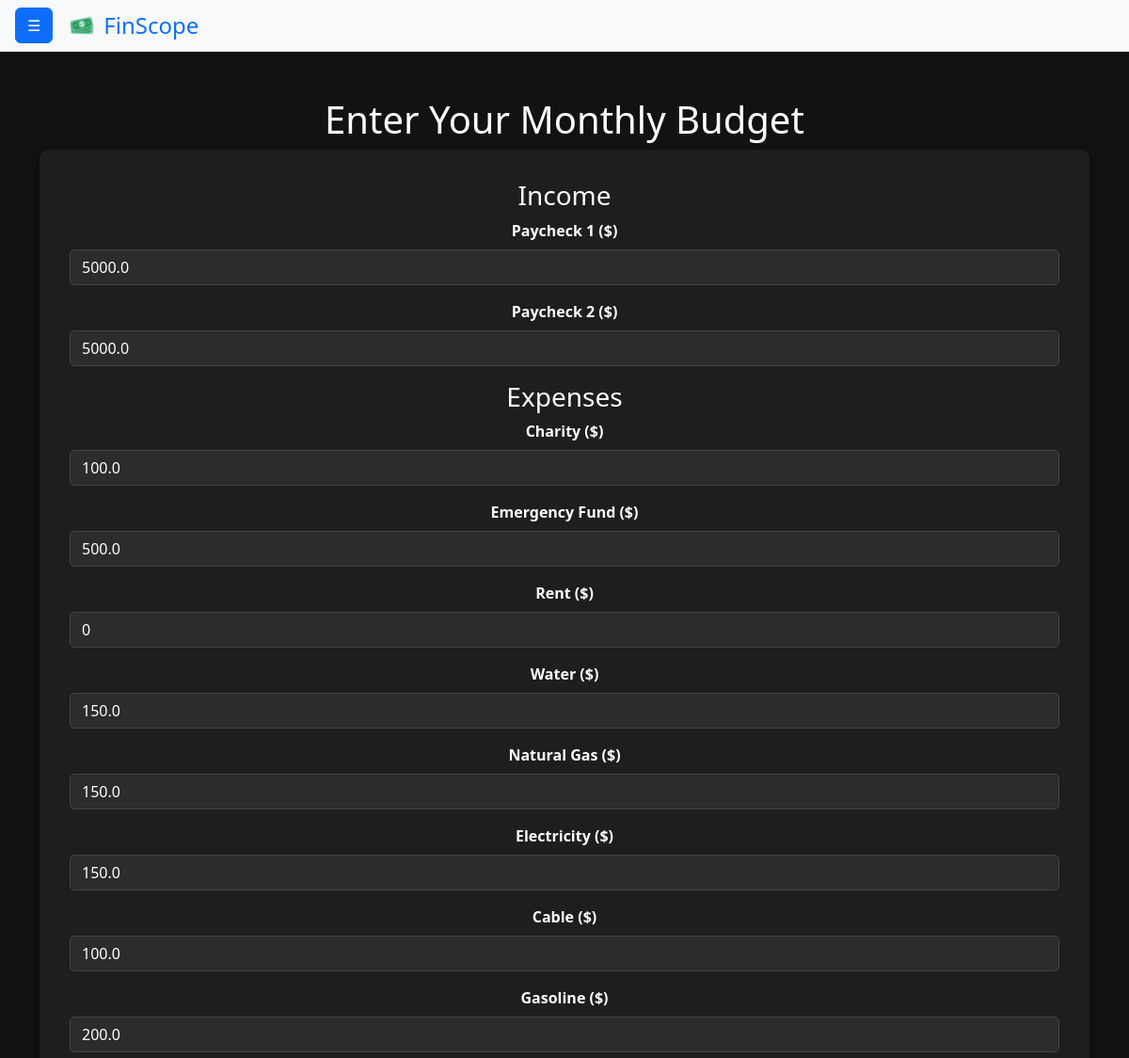
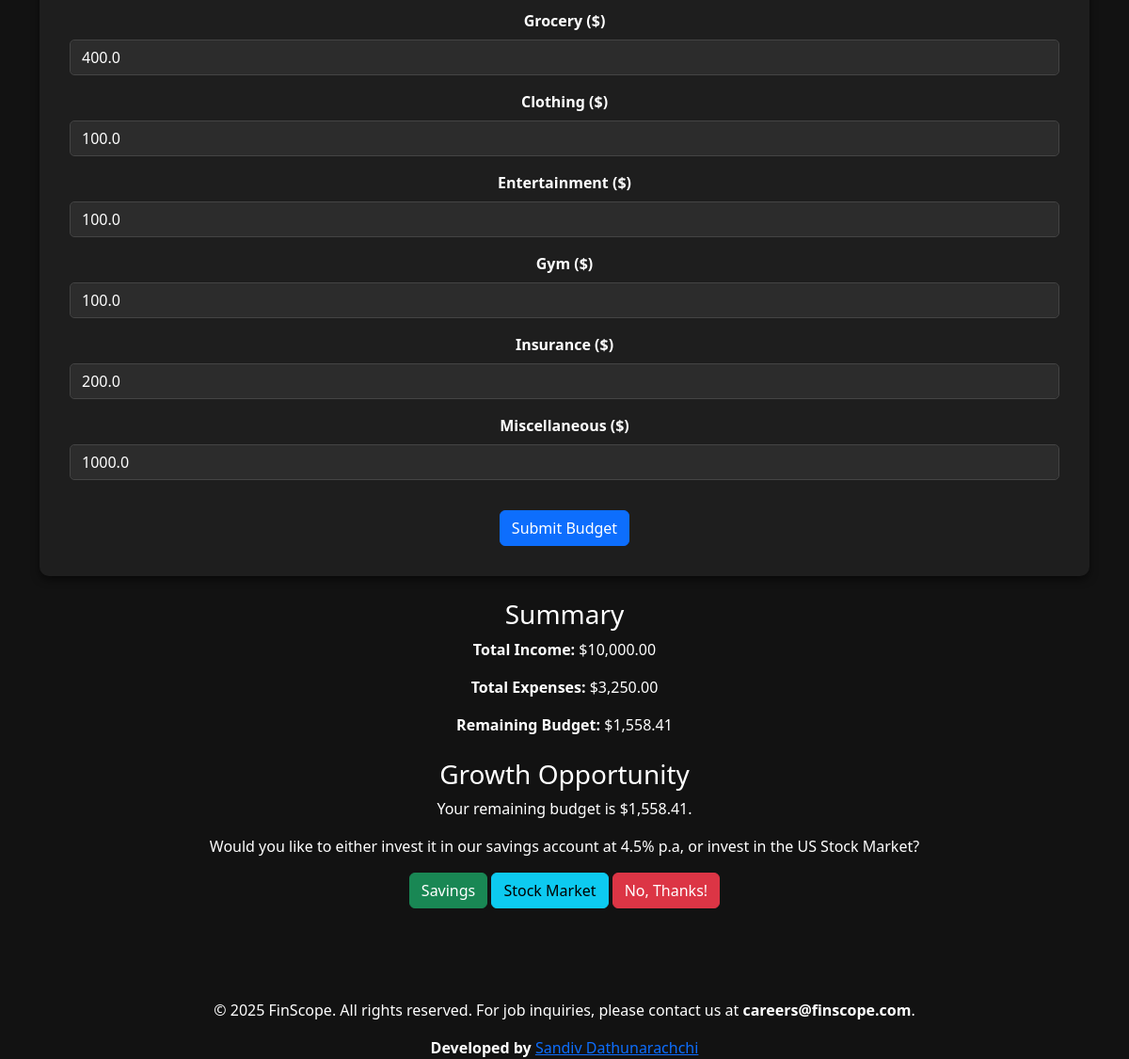
The page /budget (signed in) on the database its author committed (2 pictures, top to bottom).
### tables this page shows
CREATE TABLE budgets (
    id INTEGER PRIMARY KEY AUTOINCREMENT,
    user_id INTEGER NOT NULL UNIQUE,
    paycheck1 REAL DEFAULT 0.0,
    paycheck2 REAL DEFAULT 0.0,
    charity REAL DEFAULT 0.0,
    emerFund REAL DEFAULT 0.0,
    rent REAL DEFAULT 0.0,
    water REAL DEFAULT 0.0,
    natgas REAL DEFAULT 0.0,
    electric REAL DEFAULT 0.0,
    cable REAL DEFAULT 0.0,
    gasoline REAL DEFAULT 0.0,
    grocery REAL DEFAULT 0.0,
    cloth REAL DEFAULT 0.0,
    entertain REAL DEFAULT 0.0,
    gym REAL DEFAULT 0.0,
    insurance REAL DEFAULT 0.0,
    miscellaneous REAL DEFAULT 0.0,
    total_expenses REAL DEFAULT 0.0,
    remaining_budget REAL DEFAULT 0.0,
    FOREIGN KEY (user_id) REFERENCES users (id)
);

### app.py (the view)
@app.route("/budget", methods=["GET", "POST"])
@login_required
def budget():
    if request.method == "POST":
        paycheck1 = float(request.form.get("paycheck1", 0) or 0)
        paycheck2 = float(request.form.get("paycheck2", 0) or 0)
        charity = float(request.form.get("charity", 0) or 0)
        emerFund = float(request.form.get("emerFund", 0) or 0)
        rent = float(request.form.get("rent", 0) or 0)
        water = float(request.form.get("water", 0) or 0)
        natgas = float(request.form.get("natgas", 0) or 0)
        electric = float(request.form.get("electric", 0) or 0)
        cable = float(request.form.get("cable", 0) or 0)
        gasoline = float(request.form.get("gasoline", 0) or 0)
        grocery = float(request.form.get("grocery", 0) or 0)
        cloth = float(request.form.get("cloth", 0) or 0)
        entertain = float(request.form.get("entertain", 0) or 0)
        gym = float(request.form.get("gym", 0) or 0)
        insurance = float(request.form.get("insurance", 0) or 0)
        miscellaneous = float(request.form.get("miscellaneous", 0) or 0)
        total_expenses = sum([charity, emerFund, rent, water, natgas, electric, cable,
                             gasoline, grocery, cloth, entertain, gym, insurance, miscellaneous])
        total_income = paycheck1 + paycheck2
        remaining_budget = total_income - total_expenses
        db.execute("""
            INSERT INTO budgets (user_id, paycheck1, paycheck2, charity, emerFund, rent, water, natgas, electric, cable, gasoline, grocery, cloth, entertain, gym, insurance, miscellaneous, total_expenses, remaining_budget)
            VALUES (?, ?, ?, ?, ?, ?, ?, ?, ?, ?, ?, ?, ?, ?, ?, ?, ?, ?, ?)
            ON CONFLICT(user_id) DO UPDATE SET
                paycheck1=excluded.paycheck1,
                paycheck2=excluded.paycheck2,
                charity=excluded.charity,
                emerFund=excluded.emerFund,
                rent=excluded.rent,
                water=excluded.water,
                natgas=excluded.natgas,
                electric=excluded.electric,
                cable=excluded.cable,
                gasoline=excluded.gasoline,
                grocery=excluded.grocery,
                cloth=excluded.cloth,
                entertain=excluded.entertain,
                gym=excluded.gym,
                insurance=excluded.insurance,
                miscellaneous=excluded.miscellaneous,
                total_expenses=excluded.total_expenses,
                remaining_budget=excluded.remaining_budget
        """, session["user_id"], paycheck1, paycheck2, charity, emerFund, rent, water, natgas, electric, cable, gasoline, grocery, cloth, entertain, gym, insurance, miscellaneous, total_expenses, remaining_budget)
        return redirect("/budget")
    else:
        rows = db.execute("SELECT * FROM budgets WHERE user_id = ?", session["user_id"])
        budget_data = rows[0] if rows else {
            "paycheck1": 0, "paycheck2": 0, "charity": 0, "emerFund": 0, "rent": 0,
            "water": 0, "natgas": 0, "electric": 0, "cable": 0, "gasoline": 0,
            "grocery": 0, "cloth": 0, "entertain": 0, "gym": 0, "insurance": 0,
            "miscellaneous": 0, "total_expenses": 0, "remaining_budget": 0
        }
        return render_template("budget.html", budget=budget_data)

### app.py (called while the page is built)
@app.after_request
def after_request(response):
    response.headers["Cache-Control"] = "no-cache, no-store, must-revalidate"
    response.headers["Expires"] = 0
    response.headers["Pragma"] = "no-cache"
    return response

@app.context_processor
def inject_year():
    return {'year': datetime.now().year}

### helpers.py (called while the page is built)
def login_required(f):
    @wraps(f)
    def decorated_function(*args, **kwargs):
        if session.get("user_id") is None:
            return redirect("/login")
        return f(*args, **kwargs)
    return decorated_function

def usd(value):
    return f"${value:,.2f}"

### templates/budget.html (shortened to what this page needs)
{% extends "layout.html" %}
{% block main %}
    <h1>Enter Your Monthly Budget</h1>
    <form action="/budget" method="post" class="budget-form">
        <h3>Income</h3>
        <div class="mb-3">
            <label for="paycheck1" class="form-label">Paycheck 1 ($)</label>
            <input type="number" class="form-control" id="paycheck1" name="paycheck1" value="{{ budget.paycheck1 or 0 }}" step="0.01" placeholder="Enter first paycheck" required>
        </div>
        <div class="mb-3">
            <label for="paycheck2" class="form-label">Paycheck 2 ($)</label>
            <input type="number" class="form-control" id="paycheck2" name="paycheck2" value="{{ budget.paycheck2 or 0 }}" step="0.01" placeholder="Enter second paycheck" required>
        </div>
        <h3>Expenses</h3>
        <div class="mb-3">
            <label for="charity" class="form-label">Charity ($)</label>
            <input type="number" class="form-control expense-input" id="charity" name="charity" value="{{ budget.charity or 0 }}" step="0.01" placeholder="0.00">
        </div>
        <div class="mb-3">
            <label for="emerFund" class="form-label">Emergency Fund ($)</label>
            <input type="number" class="form-control expense-input" id="emerFund" name="emerFund" value="{{ budget.emerFund or 0 }}" step="0.01" placeholder="0.00">
        </div>
        <div class="mb-3">
            <label for="rent" class="form-label">Rent ($)</label>
            <input type="number" class="form-control expense-input" id="rent" name="rent" value="{{ budget.rent or 0 }}" step="0.01" placeholder="0.00">
        </div>
        <div class="mb-3">
            <label for="water" class="form-label">Water ($)</label>
            <input type="number" class="form-control expense-input" id="water" name="water" value="{{ budget.water or 0 }}" step="0.01" placeholder="0.00">
        </div>
        <div class="mb-3">
            <label for="natgas" class="form-label">Natural Gas ($)</label>
            <input type="number" class="form-control expense-input" id="natgas" name="natgas" value="{{ budget.natgas or 0 }}" step="0.01" placeholder="0.00">
        </div>
        <div class="mb-3">
            <label for="electric" class="form-label">Electricity ($)</label>
            <input type="number" class="form-control expense-input" id="electric" name="electric" value="{{ budget.electric or 0 }}" step="0.01" placeholder="0.00">
        </div>
        <div class="mb-3">
            <label for="cable" class="form-label">Cable ($)</label>
            <input type="number" class="form-control expense-input" id="cable" name="cable" value="{{ budget.cable or 0 }}" step="0.01" placeholder="0.00">
        </div>
        <div class="mb-3">
            <label for="gasoline" class="form-label">Gasoline ($)</label>
            <input type="number" class="form-control expense-input" id="gasoline" name="gasoline" value="{{ budget.gasoline or 0 }}" step="0.01" placeholder="0.00">
        </div>
        <div class="mb-3">
            <label for="grocery" class="form-label">Grocery ($)</label>
            <input type="number" class="form-control expense-input" id="grocery" name="grocery" value="{{ budget.grocery or 0 }}" step="0.01" placeholder="0.00">
        </div>
        <div class="mb-3">
            <label for="cloth" class="form-label">Clothing ($)</label>
            <input type="number" class="form-control expense-input" id="cloth" name="cloth" value="{{ budget.cloth or 0 }}" step="0.01" placeholder="0.00">
        </div>
        <div class="mb-3">
            <label for="entertain" class="form-label">Entertainment ($)</label>
            <input type="number" class="form-control expense-input" id="entertain" name="entertain" value="{{ budget.entertain or 0 }}" step="0.01" placeholder="0.00">
        </div>
        <div class="mb-3">
            <label for="gym" class="form-label">Gym ($)</label>
            <input type="number" class="form-control expense-input" id="gym" name="gym" value="{{ budget.gym or 0 }}" step="0.01" placeholder="0.00">
        </div>
        <div class="mb-3">
            <label for="insurance" class="form-label">Insurance ($)</label>
            <input type="number" class="form-control expense-input" id="insurance" name="insurance" value="{{ budget.insurance or 0 }}" step="0.01" placeholder="0.00">
        </div>
        <div class="mb-3">
            <label for="miscellaneous" class="form-label">Miscellaneous ($)</label>
            <input type="number" class="form-control expense-input" id="miscellaneous" name="miscellaneous" value="{{ budget.miscellaneous or 0 }}" step="0.01" placeholder="0.00">
        </div>
        <button type="submit" class="btn btn-primary">Submit Budget</button>
    </form>
    {% if budget.remaining_budget is not none %}
        <h3 class="mt-4">Summary</h3>
        <p><strong>Total Income:</strong> {{ (budget.paycheck1 | default(0) + budget.paycheck2 | default(0)) | usd }}</p>
        <p><strong>Total Expenses:</strong> {{ budget.total_expenses | usd }}</p>
        <p><strong>Remaining Budget:</strong> {{ budget.remaining_budget | usd }}</p>
    {% endif %}
    {% if budget.remaining_budget > 0 %}
        <h3 class="mt-4">Growth Opportunity</h3>
        <p>Your remaining budget is {{ budget.remaining_budget | usd }}.</p>
        <p>Would you like to either invest it in our savings account at 4.5% p.a, or invest in the US Stock Market?</p>
        <form action="/savings_redirect" method="post" class="d-inline">
            <button type="submit" name="response" value="savings" class="btn btn-success">Savings</button>
        </form>
        <form action="/savings_redirect" method="post" class="d-inline">
            <button type="submit" name="response" value="stocks" class="btn btn-info">Stock Market</button>
        </form>
        <form action="/savings_redirect" method="post" class="d-inline">
            <button type="submit" name="response" value="no" class="btn btn-danger">No, Thanks!</button>
        </form>
    {% endif %}
{% endblock %}

### static/styles.css (style rules this page uses)
body { background-color: #121212; color: #ffffff; }
.budget-form { background-color: #1e1e1e; padding: 2em; border-radius: 10px; box-shadow: 0 4px 8px rgba(0, 0, 0, 0.5); }
.budget-form .form-label { font-weight: bold; color: #ffffff; }
.budget-form .form-control { background-color: #2c2c2c; color: #ffffff; border: 1px solid #444444; border-radius: 5px; margin-bottom: 1em; }
.budget-form .btn { margin-top: 1em; }

### rows shown on the page
budgets: paycheck1 "5000.0", paycheck2 "5000.0", charity "100.0", emerFund "500.0", rent "0", water "150.0", natgas "150.0", electric "150.0", cable "100.0", gasoline "200.0", grocery "400.0", cloth "100.0", entertain "100.0", gym "100.0", insurance "200.0", miscellaneous "1000.0", paycheck1+paycheck2 "$10,000.00", total_expenses "$3,250.00", remaining_budget "$1,558.41"
